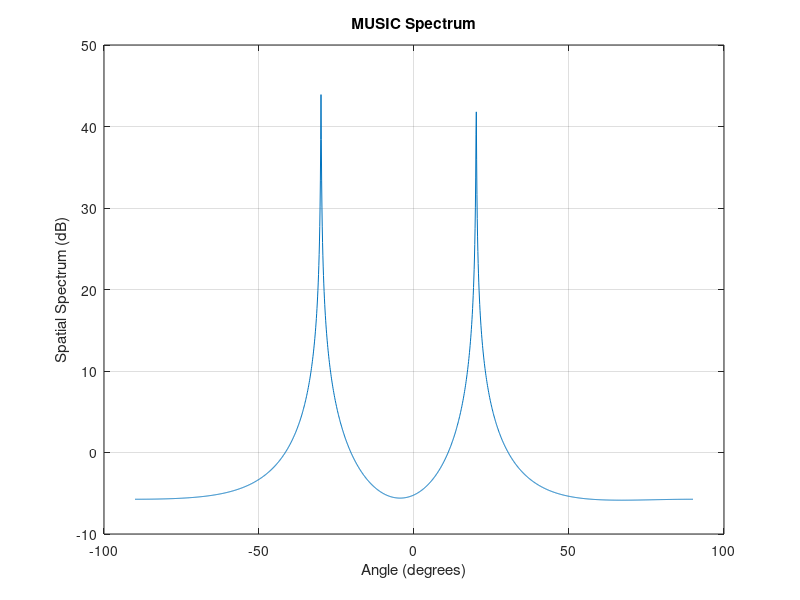

The MATLAB source for this figure:
% 参数设置
M = 4; % 天线个数
d = 0.5; % 天线间距（以波长为单位）
K = 2; % 信号源个数

% 生成模拟接收信号数据（如有实际数据，请替换此部分）
N = 100; % 时间快拍数
angles = [-30, 20]; % 信号源的实际方向角（度）
lambda = 1; % 波长
theta_rad = angles * pi / 180; % 转换为弧度
A = exp(-1i * 2 * pi * d * (0:M-1).' * sin(theta_rad)); % 阵列流形矩阵
S = randn(K, N) + 1i * randn(K, N); % 信号源的信号
X = A * S + 0.1 * (randn(M, N) + 1i * randn(M, N)); % 接收信号加噪声

% 计算协方差矩阵
R = (X * X') / N;

% 特征值分解
[eigenvectors, eigenvalues] = eig(R);
[eigenvalues, idx] = sort(diag(eigenvalues), 'descend');
eigenvectors = eigenvectors(:, idx);

% 噪声子空间
E_N = eigenvectors(:, K+1:end);

% 扫描角度范围
theta_scan = -90:0.1:90; % 扫描角度范围（度）
P_music = zeros(size(theta_scan)); % 初始化MUSIC谱

% 计算MUSIC谱
for i = 1:length(theta_scan)
    steering_vector = exp(-1i * 2 * pi * d * (0:M-1).' * sin(theta_scan(i) * pi / 180));
    P_music(i) = 1 / abs(steering_vector' * (E_N * E_N') * steering_vector);
end

% 找到谱峰
[~, peak_indices] = findpeaks(P_music);
[~, sorted_indices] = sort(P_music(peak_indices), 'descend');
doa_estimates = theta_scan(peak_indices(sorted_indices(1:K)));

% 绘制MUSIC谱
figure;
plot(theta_scan, 10*log10(P_music));
xlabel('Angle (degrees)');
ylabel('Spatial Spectrum (dB)');
title('MUSIC Spectrum');
grid on;

% 输出估计的方向角度
disp('Estimated DOA angles (degrees):');
disp(doa_estimates);
